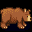

Below is a game level as drawn by its tile map, then a one-line description and the .tmx that defines it (tile-layer data replaced by summaries):
An orthogonal 2x2 tile map with 16x16 px tiles, 9 tile layers (Back, Back2, Back3, Back4, ...).

<map version="1.5" tiledversion="1.5.0" orientation="orthogonal" renderorder="right-down" width="2" height="2" tilewidth="16" tileheight="16" infinite="0" nextlayerid="19" nextobjectid="43">
 <tileset firstgid="1" name="zspring_SVE_Tilesheet2" tilewidth="16" tileheight="16" tilecount="5700" columns="76">
  <image source="spring_SVE_Tilesheet2.png" width="1216" height="1200" />
  <tile id="24">
   <animation>
    <frame tileid="24" duration="1000" />
    <frame tileid="24" duration="1000" />
    <frame tileid="24" duration="1000" />
    <frame tileid="24" duration="1000" />
    <frame tileid="24" duration="1000" />
    <frame tileid="24" duration="1000" />
    <frame tileid="26" duration="1000" />
    <frame tileid="26" duration="1000" />
   </animation>
  </tile>
  <tile id="25">
   <animation>
    <frame tileid="25" duration="1000" />
    <frame tileid="25" duration="1000" />
    <frame tileid="25" duration="1000" />
    <frame tileid="25" duration="1000" />
    <frame tileid="25" duration="1000" />
    <frame tileid="25" duration="1000" />
    <frame tileid="27" duration="1000" />
    <frame tileid="27" duration="1000" />
   </animation>
  </tile>
  <tile id="100">
   <animation>
    <frame tileid="100" duration="1000" />
    <frame tileid="100" duration="1000" />
    <frame tileid="100" duration="1000" />
    <frame tileid="100" duration="1000" />
    <frame tileid="100" duration="1000" />
    <frame tileid="100" duration="1000" />
    <frame tileid="102" duration="1000" />
    <frame tileid="102" duration="1000" />
   </animation>
  </tile>
  <tile id="101">
   <animation>
    <frame tileid="101" duration="1000" />
    <frame tileid="101" duration="1000" />
    <frame tileid="101" duration="1000" />
    <frame tileid="101" duration="1000" />
    <frame tileid="101" duration="1000" />
    <frame tileid="101" duration="1000" />
    <frame tileid="103" duration="1000" />
    <frame tileid="103" duration="1000" />
   </animation>
  </tile>
  <tile id="179">
   <animation>
    <frame tileid="179" duration="1000" />
    <frame tileid="179" duration="1000" />
    <frame tileid="179" duration="1000" />
    <frame tileid="179" duration="1000" />
    <frame tileid="179" duration="1000" />
    <frame tileid="179" duration="1000" />
    <frame tileid="179" duration="1000" />
    <frame tileid="179" duration="1000" />
    <frame tileid="181" duration="1000" />
    <frame tileid="181" duration="1000" />
    <frame tileid="179" duration="1000" />
    <frame tileid="179" duration="1000" />
    <frame tileid="179" duration="1000" />
    <frame tileid="179" duration="1000" />
    <frame tileid="181" duration="1000" />
    <frame tileid="181" duration="1000" />
    <frame tileid="181" duration="1000" />
    <frame tileid="179" duration="1000" />
    <frame tileid="179" duration="1000" />
    <frame tileid="179" duration="1000" />
    <frame tileid="179" duration="1000" />
    <frame tileid="179" duration="1000" />
    <frame tileid="179" duration="1000" />
    <frame tileid="181" duration="1000" />
    <frame tileid="181" duration="1000" />
    <frame tileid="181" duration="1000" />
    <frame tileid="181" duration="1000" />
    <frame tileid="181" duration="1000" />
    <frame tileid="181" duration="1000" />
    <frame tileid="181" duration="1000" />
    <frame tileid="181" duration="1000" />
    <frame tileid="181" duration="1000" />
    <frame tileid="179" duration="1000" />
    <frame tileid="179" duration="1000" />
    <frame tileid="179" duration="1000" />
    <frame tileid="179" duration="1000" />
    <frame tileid="179" duration="1000" />
    <frame tileid="179" duration="1000" />
    <frame tileid="179" duration="1000" />
    <frame tileid="181" duration="1000" />
    <frame tileid="181" duration="1000" />
    <frame tileid="179" duration="1000" />
   </animation>
  </tile>
  <tile id="183">
   <animation>
    <frame tileid="183" duration="1000" />
    <frame tileid="183" duration="1000" />
    <frame tileid="183" duration="1000" />
    <frame tileid="183" duration="1000" />
    <frame tileid="182" duration="1000" />
    <frame tileid="182" duration="1000" />
    <frame tileid="183" duration="1000" />
    <frame tileid="183" duration="1000" />
    <frame tileid="183" duration="1000" />
    <frame tileid="183" duration="1000" />
    <frame tileid="183" duration="1000" />
    <frame tileid="183" duration="1000" />
    <frame tileid="182" duration="1000" />
    <frame tileid="182" duration="1000" />
    <frame tileid="182" duration="1000" />
    <frame tileid="182" duration="1000" />
    <frame tileid="182" duration="1000" />
    <frame tileid="182" duration="1000" />
    <frame tileid="183" duration="1000" />
    <frame tileid="183" duration="1000" />
    <frame tileid="183" duration="1000" />
    <frame tileid="182" duration="1000" />
    <frame tileid="182" duration="1000" />
    <frame tileid="183" duration="1000" />
    <frame tileid="183" duration="1000" />
   </animation>
  </tile>
  <tile id="254">
   <animation>
    <frame tileid="254" duration="1000" />
    <frame tileid="254" duration="1000" />
    <frame tileid="254" duration="1000" />
    <frame tileid="254" duration="1000" />
    <frame tileid="256" duration="1000" />
    <frame tileid="256" duration="1000" />
    <frame tileid="256" duration="1000" />
    <frame tileid="254" duration="1000" />
    <frame tileid="254" duration="1000" />
    <frame tileid="256" duration="1000" />
    <frame tileid="256" duration="1000" />
    <frame tileid="254" duration="1000" />
    <frame tileid="254" duration="1000" />
    <frame tileid="254" duration="1000" />
    <frame tileid="254" duration="1000" />
    <frame tileid="256" duration="1000" />
    <frame tileid="256" duration="1000" />
    <frame tileid="256" duration="1000" />
    <frame tileid="254" duration="1000" />
    <frame tileid="254" duration="1000" />
    <frame tileid="254" duration="1000" />
    <frame tileid="254" duration="1000" />
    <frame tileid="254" duration="1000" />
    <frame tileid="254" duration="1000" />
    <frame tileid="254" duration="1000" />
    <frame tileid="254" duration="1000" />
    <frame tileid="254" duration="1000" />
    <frame tileid="256" duration="1000" />
    <frame tileid="256" duration="1000" />
    <frame tileid="256" duration="1000" />
    <frame tileid="254" duration="1000" />
   </animation>
  </tile>
  <tile id="330">
   <animation>
    <frame tileid="330" duration="1000" />
    <frame tileid="330" duration="1000" />
    <frame tileid="330" duration="1000" />
    <frame tileid="330" duration="1000" />
    <frame tileid="330" duration="1000" />
    <frame tileid="332" duration="1000" />
    <frame tileid="334" duration="1000" />
    <frame tileid="332" duration="1000" />
    <frame tileid="334" duration="1000" />
    <frame tileid="330" duration="1000" />
    <frame tileid="330" duration="1000" />
    <frame tileid="332" duration="1000" />
    <frame tileid="332" duration="1000" />
   </animation>
  </tile>
  <tile id="331">
   <animation>
    <frame tileid="331" duration="1000" />
    <frame tileid="331" duration="1000" />
    <frame tileid="331" duration="1000" />
    <frame tileid="331" duration="1000" />
    <frame tileid="331" duration="1000" />
    <frame tileid="333" duration="1000" />
    <frame tileid="335" duration="1000" />
    <frame tileid="333" duration="1000" />
    <frame tileid="335" duration="1000" />
    <frame tileid="331" duration="1000" />
    <frame tileid="331" duration="1000" />
    <frame tileid="333" duration="1000" />
    <frame tileid="333" duration="1000" />
   </animation>
  </tile>
  <tile id="406">
   <animation>
    <frame tileid="406" duration="1000" />
    <frame tileid="406" duration="1000" />
    <frame tileid="406" duration="1000" />
    <frame tileid="406" duration="1000" />
    <frame tileid="406" duration="1000" />
    <frame tileid="408" duration="1000" />
    <frame tileid="410" duration="1000" />
    <frame tileid="408" duration="1000" />
    <frame tileid="410" duration="1000" />
    <frame tileid="406" duration="1000" />
    <frame tileid="406" duration="1000" />
    <frame tileid="408" duration="1000" />
    <frame tileid="408" duration="1000" />
   </animation>
  </tile>
  <tile id="407">
   <animation>
    <frame tileid="407" duration="1000" />
    <frame tileid="407" duration="1000" />
    <frame tileid="407" duration="1000" />
    <frame tileid="407" duration="1000" />
    <frame tileid="407" duration="1000" />
    <frame tileid="409" duration="1000" />
    <frame tileid="411" duration="1000" />
    <frame tileid="409" duration="1000" />
    <frame tileid="411" duration="1000" />
    <frame tileid="407" duration="1000" />
    <frame tileid="407" duration="1000" />
    <frame tileid="409" duration="1000" />
    <frame tileid="409" duration="1000" />
   </animation>
  </tile>
  <tile id="711">
   <animation>
    <frame tileid="711" duration="1000" />
    <frame tileid="711" duration="1000" />
    <frame tileid="711" duration="1000" />
    <frame tileid="711" duration="1000" />
    <frame tileid="711" duration="1000" />
    <frame tileid="711" duration="1000" />
    <frame tileid="713" duration="1000" />
    <frame tileid="713" duration="1000" />
    <frame tileid="711" duration="1000" />
    <frame tileid="711" duration="1000" />
    <frame tileid="711" duration="1000" />
    <frame tileid="711" duration="1000" />
    <frame tileid="711" duration="1000" />
    <frame tileid="713" duration="1000" />
    <frame tileid="713" duration="1000" />
    <frame tileid="713" duration="1000" />
    <frame tileid="713" duration="1000" />
    <frame tileid="711" duration="1000" />
    <frame tileid="711" duration="1000" />
    <frame tileid="711" duration="1000" />
    <frame tileid="711" duration="1000" />
    <frame tileid="711" duration="1000" />
    <frame tileid="711" duration="1000" />
    <frame tileid="713" duration="1000" />
    <frame tileid="713" duration="1000" />
    <frame tileid="711" duration="1000" />
    <frame tileid="711" duration="1000" />
    <frame tileid="711" duration="1000" />
    <frame tileid="711" duration="1000" />
    <frame tileid="711" duration="1000" />
    <frame tileid="711" duration="1000" />
    <frame tileid="711" duration="1000" />
    <frame tileid="713" duration="1000" />
    <frame tileid="713" duration="1000" />
    <frame tileid="713" duration="1000" />
    <frame tileid="713" duration="1000" />
    <frame tileid="713" duration="1000" />
    <frame tileid="713" duration="1000" />
    <frame tileid="711" duration="1000" />
    <frame tileid="711" duration="1000" />
    <frame tileid="711" duration="1000" />
    <frame tileid="711" duration="1000" />
    <frame tileid="713" duration="1000" />
    <frame tileid="713" duration="1000" />
   </animation>
  </tile>
 </tileset>
 <layer id="1" name="Back" width="2" height="2">
  <data>[4 cells, 0 non-empty, 0 distinct tile ids]</data>
 </layer>
 <objectgroup id="2" name="Back" />
 <layer id="3" name="Back2" width="2" height="2">
  <properties>
   <property name="Draw" value="Back" />
  </properties>
  <data>[4 cells, 0 non-empty, 0 distinct tile ids]</data>
 </layer>
 <objectgroup id="4" name="Back2" />
 <layer id="5" name="Back3" width="2" height="2">
  <properties>
   <property name="Draw" value="Back" />
  </properties>
  <data>[4 cells, 0 non-empty, 0 distinct tile ids]</data>
 </layer>
 <objectgroup id="6" name="Back3" />
 <layer id="7" name="Back4" width="2" height="2">
  <properties>
   <property name="Draw" value="Back" />
  </properties>
  <data>[4 cells, 0 non-empty, 0 distinct tile ids]</data>
 </layer>
 <objectgroup id="8" name="Back4" />
 <layer id="9" name="Buildings" width="2" height="2">
  <data>[4 cells, 0 non-empty, 0 distinct tile ids]</data>
 </layer>
 <objectgroup id="10" name="Buildings" />
 <layer id="11" name="Buildings2" width="2" height="2">
  <properties>
   <property name="Draw" value="Buildings" />
  </properties>
  <data>[4 cells, 4 non-empty, 4 distinct tile ids]</data>
 </layer>
 <objectgroup id="12" name="Buildings2" />
 <layer id="13" name="Paths" width="2" height="2">
  <data>[4 cells, 0 non-empty, 0 distinct tile ids]</data>
 </layer>
 <objectgroup id="14" name="Paths" />
 <layer id="15" name="Front" width="2" height="2">
  <data>[4 cells, 0 non-empty, 0 distinct tile ids]</data>
 </layer>
 <objectgroup id="16" name="Front" />
 <layer id="17" name="AlwaysFront" width="2" height="2">
  <data>[4 cells, 0 non-empty, 0 distinct tile ids]</data>
 </layer>
 <objectgroup id="18" name="AlwaysFront" />
</map>
